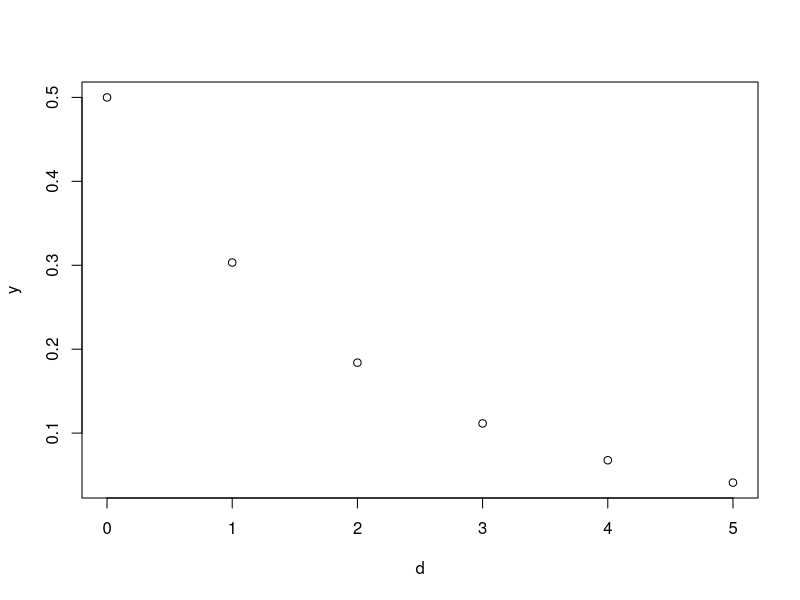
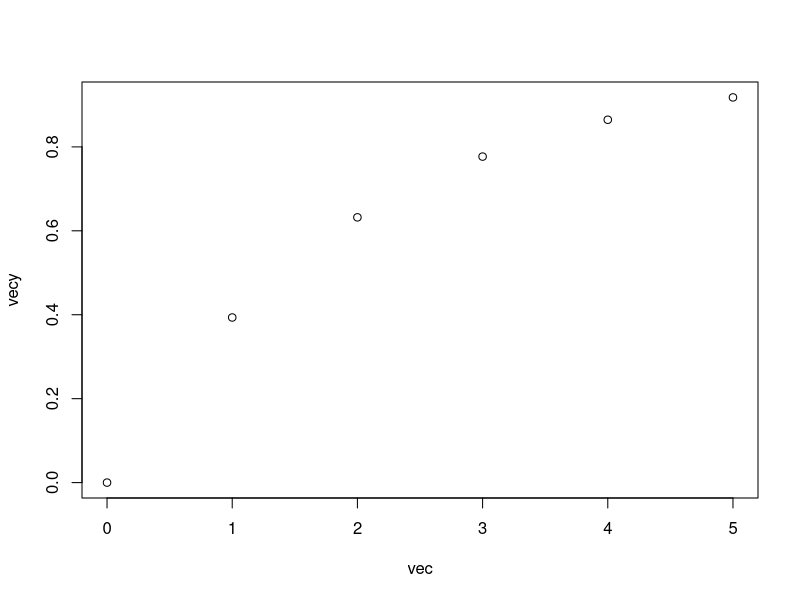
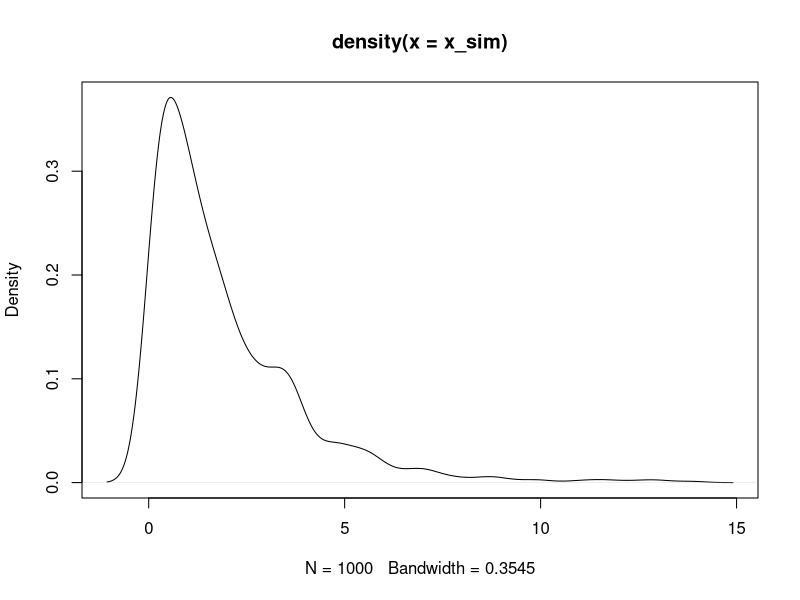
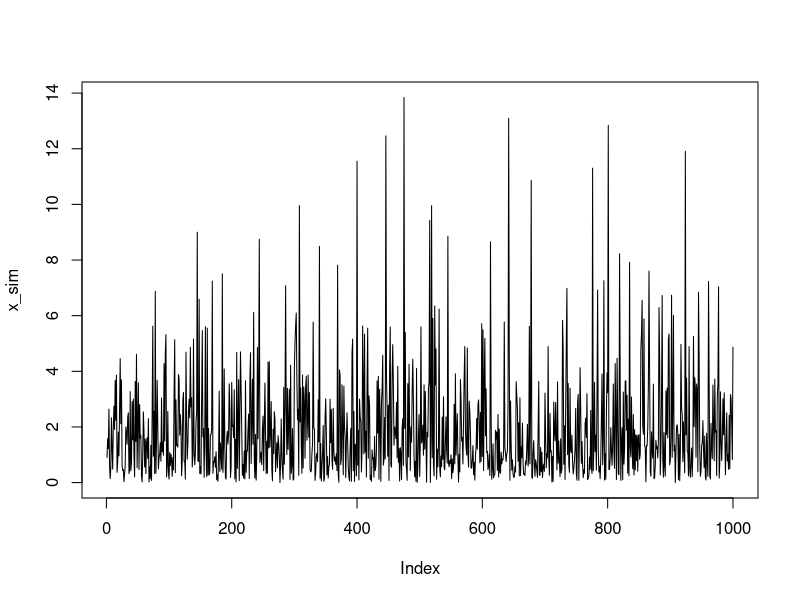

Reproduce these figures in R, in order.
#1a
q<-45
punif(q,min=0,max=60,lower.tail = FALSE)

#1b
q1<-20
q2<-30
punif(q2,min=0,max=60)-punif(q1,min=0,max=60)

#2(lm*e^(-lmx))
#a.
x<-3
dexp(x,1/2)

#b.
d<-0:5
y<-dexp(d,1/2)
print(y)
plot(d,y)

#c
x<-3
pexp(x,1/2)

#d
vec<-0:5
vecy<-pexp(vec,1/2)
plot(vec,vecy)

#e
x_sim <- rexp(1000,rate=1/2)
plot(density(x_sim))
plot(x_sim,type='l')

#3a(i)
x<-3
dgamma(x,shape=2,scale = 1/3)

#(ii)
x<-1
pgamma(x,shape=2,scale=1/3,lower.tail = FALSE)

#3b
p<-0.70
qgamma(p,shape=2,scale=1/3,lower.tail = FALSE)